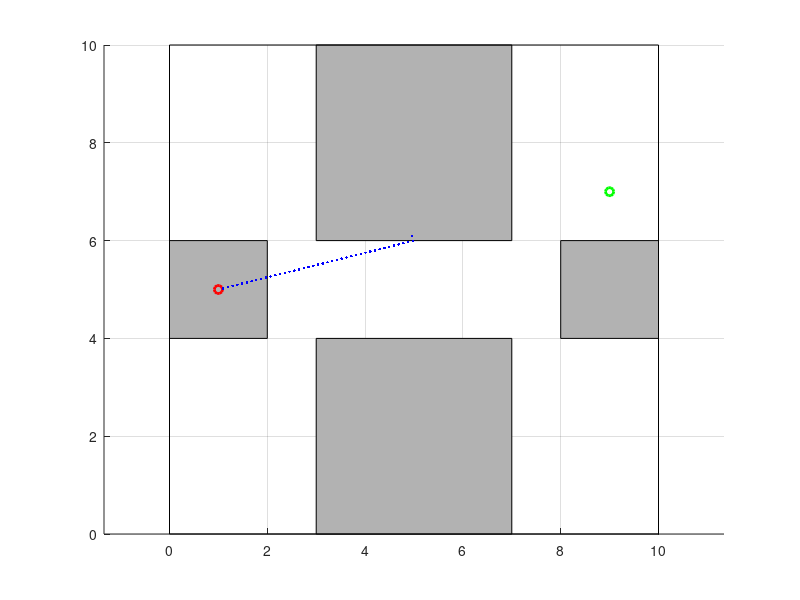

Here is the MATLAB script that generated this plot: (Note: this script raises an error after producing the figure.)
% Define Environment
boundary = [0, 0; 10, 0; 10, 10; 0, 10];
obstacle1 = [3, 0; 7, 0; 7, 4; 3, 4];  % Lower bridge
obstacle2 = [3, 6; 7, 6; 7, 10; 3, 10]; % Upper bridge
obstacle3 = [0, 4; 2, 4; 2, 6; 0, 6]; % Left vertical bar
obstacle4 = [8, 4; 10, 4; 10, 6; 8, 6]; % Right vertical bar

% Start and Goal Position
start = [1, 5];
goal = [9, 7];

% Visualization
figure;
hold on;
fill(obstacle1(:,1), obstacle1(:,2), [0.7, 0.7, 0.7]);
fill(obstacle2(:,1), obstacle2(:,2), [0.7, 0.7, 0.7]);
fill(obstacle3(:,1), obstacle3(:,2), [0.7, 0.7, 0.7]);
fill(obstacle4(:,1), obstacle4(:,2), [0.7, 0.7, 0.7]);
plot(boundary([1:end 1],1), boundary([1:end 1],2), 'k-');
plot(start(1), start(2), 'ro', 'LineWidth', 2);
plot(goal(1), goal(2), 'go', 'LineWidth', 2);
axis equal;
grid on;

% Path Planning and Navigation Logic (similar as above)
% ... Rest of the code remains similar ...
stepSize = 0.1;
robotPos = start;
hitPoint = [];
followBoundary = false;

while norm(robotPos - goal) > 0.1
    if ~followBoundary
        direction = (goal - robotPos) / norm(goal - robotPos);
        nextPos = robotPos + stepSize * direction;
        
        if inpolygon(nextPos(1), nextPos(2), obstacle1(:,1), obstacle1(:,2)) || ...
           inpolygon(nextPos(1), nextPos(2), obstacle2(:,1), obstacle2(:,2))
            followBoundary = true;
            hitPoint = robotPos;
            direction = [-direction(2), direction(1)]; % Rotate 90 degrees
            disp('Obstacle hit! Following the boundary.');
        end
    else
        direction = (robotPos - hitPoint) / norm(robotPos - hitPoint);
        direction = [-direction(2), direction(1)]; % Rotate 90 degrees
        nextPos = robotPos + stepSize * direction;
        
        % Check if the robot can move directly to the goal
        lineToGoal = [robotPos; goal];
        [xi, yi] = polyxpoly(lineToGoal(:,1), lineToGoal(:,2), obstacle1(:,1), obstacle1(:,2));
        [xi2, yi2] = polyxpoly(lineToGoal(:,1), lineToGoal(:,2), obstacle2(:,1), obstacle2(:,2));
        
        if isempty(xi) && isempty(xi2) && norm(nextPos - hitPoint) > stepSize
            followBoundary = false;
            disp('Clear path to goal detected, resuming direct navigation.');
        end
    end
    
    robotPos = robotPos + stepSize * direction;
    plot(robotPos(1), robotPos(2), 'b.');
    pause(0.05);
end
disp('Goal reached!');
title('Robot Navigation Path with Bug Algorithm');
